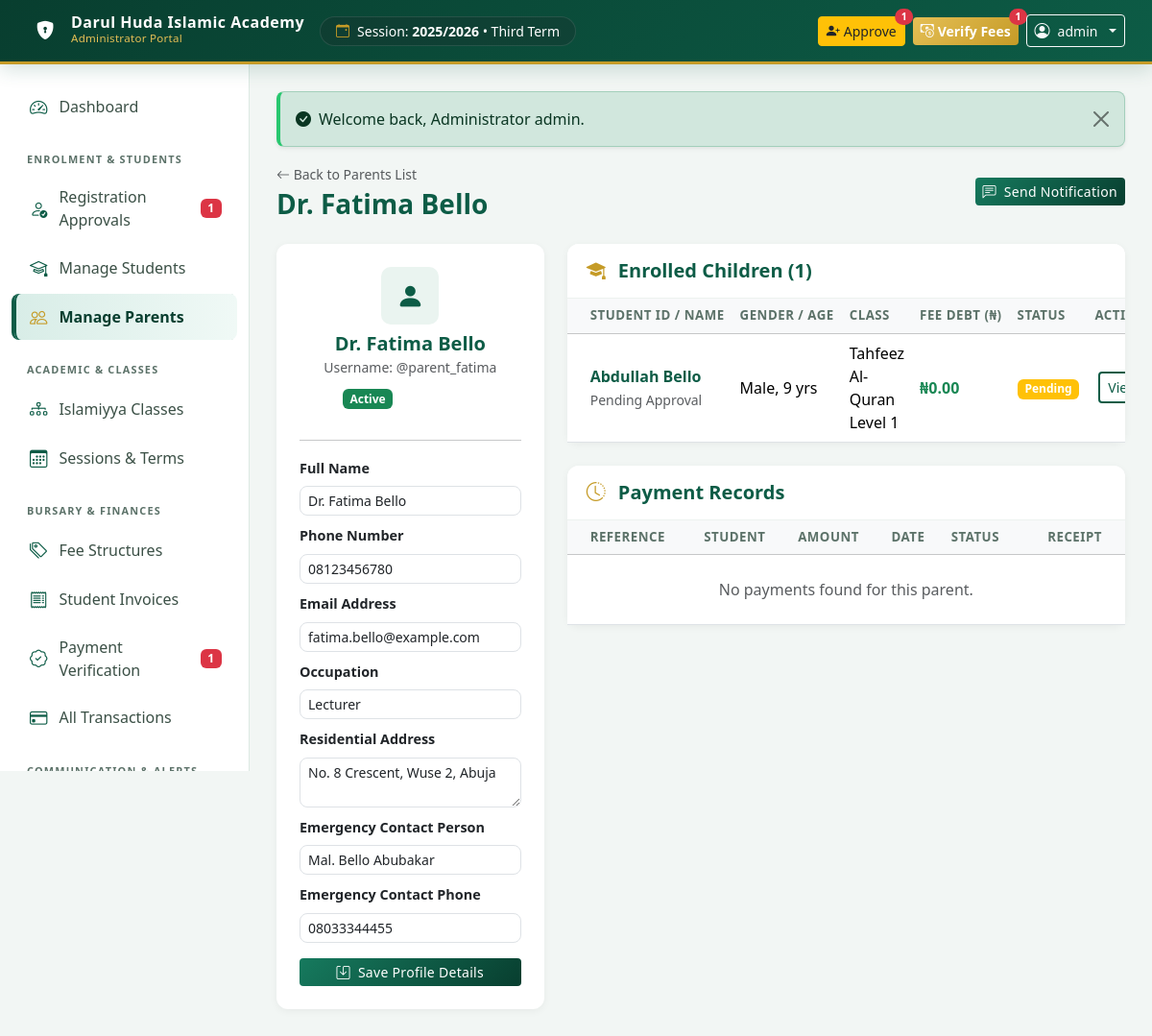
/admin/parent_view.php?id=2 (signed in), run on the app's committed database.
### tables this page shows
CREATE TABLE `academic_terms` (
  `id` INT AUTO_INCREMENT PRIMARY KEY,
  `session_id` INT NOT NULL,
  `term_name` VARCHAR(50) NOT NULL,  
  `start_date` DATE NULL,
  `end_date` DATE NULL,
  `is_current` TINYINT(1) NOT NULL DEFAULT 0,
  `created_at` TIMESTAMP DEFAULT CURRENT_TIMESTAMP,
  CONSTRAINT `fk_term_session` FOREIGN KEY (`session_id`) REFERENCES `academic_sessions` (`id`) ON DELETE CASCADE
);

CREATE TABLE `academic_sessions` (
  `id` INT AUTO_INCREMENT PRIMARY KEY,
  `session_name` VARCHAR(50) NOT NULL UNIQUE,  
  `is_current` TINYINT(1) NOT NULL DEFAULT 0,
  `created_at` TIMESTAMP DEFAULT CURRENT_TIMESTAMP
);

CREATE TABLE `parents` (
  `id` INT AUTO_INCREMENT PRIMARY KEY,
  `user_id` INT NOT NULL UNIQUE,
  `full_name` VARCHAR(150) NOT NULL,
  `residential_address` TEXT NOT NULL,
  `emergency_contact_name` VARCHAR(150) NULL,
  `emergency_contact_phone` VARCHAR(25) NULL,
  `occupation` VARCHAR(100) NULL,
  `created_at` TIMESTAMP DEFAULT CURRENT_TIMESTAMP,
  `updated_at` TIMESTAMP DEFAULT CURRENT_TIMESTAMP ON UPDATE CURRENT_TIMESTAMP,
  CONSTRAINT `fk_parents_user` FOREIGN KEY (`user_id`) REFERENCES `users` (`id`) ON DELETE CASCADE
);

CREATE TABLE `users` (
  `id` INT AUTO_INCREMENT PRIMARY KEY,
  `username` VARCHAR(80) NOT NULL UNIQUE,
  `email` VARCHAR(120) NULL UNIQUE,
  `phone` VARCHAR(25) NOT NULL UNIQUE,
  `password_hash` VARCHAR(255) NOT NULL,
  `role` ENUM('admin', 'parent') NOT NULL DEFAULT 'parent',
  `status` ENUM('active', 'suspended', 'deactivated') NOT NULL DEFAULT 'active',
  `last_login` DATETIME NULL,
  `created_at` TIMESTAMP DEFAULT CURRENT_TIMESTAMP,
  `updated_at` TIMESTAMP DEFAULT CURRENT_TIMESTAMP ON UPDATE CURRENT_TIMESTAMP
);

CREATE TABLE `students` (
  `id` INT AUTO_INCREMENT PRIMARY KEY,
  `student_id_number` VARCHAR(50) NULL UNIQUE,  
  `parent_id` INT NOT NULL,
  `first_name` VARCHAR(60) NOT NULL,
  `last_name` VARCHAR(60) NOT NULL,
  `other_name` VARCHAR(60) NULL,
  `date_of_birth` DATE NOT NULL,
  `gender` ENUM('Male', 'Female') NOT NULL,
  `requested_class_id` INT NULL,
  `current_class_id` INT NULL,
  `previous_islamiyya_education` TEXT NULL,
  `registration_status` ENUM('pending', 'approved', 'rejected') NOT NULL DEFAULT 'pending',
  `rejection_reason` TEXT NULL,
  `enrolment_status` ENUM('active', 'graduated', 'withdrawn', 'inactive') NOT NULL DEFAULT 'active',
  `admission_date` DATE NULL,
  `medical_info` TEXT NULL,
  `created_at` TIMESTAMP DEFAULT CURRENT_TIMESTAMP,
  `updated_at` TIMESTAMP DEFAULT CURRENT_TIMESTAMP ON UPDATE CURRENT_TIMESTAMP,
  CONSTRAINT `fk_students_parent` FOREIGN KEY (`parent_id`) REFERENCES `parents` (`id`) ON DELETE CASCADE,
  CONSTRAINT `fk_students_req_class` FOREIGN KEY (`requested_class_id`) REFERENCES `classes` (`id`) ON DELETE SET NULL,
  CONSTRAINT `fk_students_cur_class` FOREIGN KEY (`current_class_id`) REFERENCES `classes` (`id`) ON DELETE SET NULL
);

CREATE TABLE `classes` (
  `id` INT AUTO_INCREMENT PRIMARY KEY,
  `class_name` VARCHAR(100) NOT NULL,
  `level_category` VARCHAR(50) NOT NULL,  
  `description` VARCHAR(255) NULL,
  `display_order` INT NOT NULL DEFAULT 1,
  `status` ENUM('active', 'inactive') NOT NULL DEFAULT 'active',
  `created_at` TIMESTAMP DEFAULT CURRENT_TIMESTAMP
);

### admin/parent_view.php (the view, shortened to what the rows shown need)
<?php
require_once __DIR__ . '/../includes/admin_header.php';
$pdo = get_db_connection();
$parent_id = (int)($_GET['id'] ?? 0);
$stmt = $pdo->prepare("
    SELECT p.*, u.username, u.email, u.phone, u.status, u.last_login, u.created_at as user_created_at
    FROM parents p
    JOIN users u ON p.user_id = u.id
    WHERE p.id = ?
");
$stmt->execute([$parent_id]);
$parent_info = $stmt->fetch();
$stmt_ch = $pdo->prepare("
    SELECT s.*, c.class_name as current_class_name, rc.class_name as requested_class_name,
           COALESCE(SUM(inv.balance), 0) as fee_balance
    FROM students s
    LEFT JOIN classes c ON s.current_class_id = c.id
    LEFT JOIN classes rc ON s.requested_class_id = rc.id
    LEFT JOIN student_invoices inv ON s.id = inv.student_id
    WHERE s.parent_id = ?
    GROUP BY s.id
    ORDER BY s.id DESC
");
$stmt_ch->execute([$parent_id]);
$children = $stmt_ch->fetchAll();
?>
<div class="d-flex flex-wrap justify-content-between align-items-center mb-4">
    <div>
        <a href="<?= BASE_URL ?>/admin/parents.php" class="text-decoration-none small text-muted mb-1 d-inline-block">
            <i class="bi bi-arrow-left"></i> Back to Parents List
        </a>
        <h3 class="fw-bold text-islamic mb-0">
            <?= e($parent_info['full_name']) ?>
        </h3>
    </div>
</div>
<div class="row g-4">
    <div class="col-lg-4">
        <div class="card card-modern p-4 mb-4">
            <div class="text-center mb-3">
                <div class="stat-icon bg-islamic-soft text-islamic mx-auto mb-2" style="width: 60px; height: 60px; font-size: 1.8rem;">
                    <i class="bi bi-person-fill"></i>
                </div>
                <h5 class="fw-bold text-islamic mb-0"><?= e($parent_info['full_name']) ?></h5>
                <small class="text-muted">Username: @<?= e($parent_info['username']) ?></small>
                <div class="mt-2">
                    <span class="badge bg-<?= $parent_info['status'] === 'active' ? 'success' : 'warning' ?>">
                        <?= ucfirst($parent_info['status']) ?>
                    </span>
                    <span class="badge bg-gold"><?= count($children) ?> Child(ren)</span>
                </div>
            </div>
            <form method="POST" action="">
                <div class="mb-2">
                    <label class="form-label small fw-semibold">Full Name</label>
                    <input type="text" name="full_name" class="form-control form-control-sm" value="<?= e($parent_info['full_name']) ?>" required>
                </div>
                <div class="mb-2">
                    <label class="form-label small fw-semibold">Phone Number</label>
                    <input type="tel" name="phone" class="form-control form-control-sm" value="<?= e($parent_info['phone']) ?>" required>
                </div>
                <div class="mb-2">
                    <label class="form-label small fw-semibold">Email Address</label>
                    <input type="email" name="email" class="form-control form-control-sm" value="<?= e($parent_info['email']) ?>">
                </div>
                <div class="mb-2">
                    <label class="form-label small fw-semibold">Occupation</label>
                    <input type="text" name="occupation" class="form-control form-control-sm" value="<?= e($parent_info['occupation']) ?>">
                </div>
                <div class="mb-2">
                    <label class="form-label small fw-semibold">Residential Address</label>
                    <textarea name="residential_address" class="form-control form-control-sm" rows="2" required><?= e($parent_info['residential_address']) ?></textarea>
                </div>
                <div class="mb-2">
                    <label class="form-label small fw-semibold">Emergency Contact Person</label>
                    <input type="text" name="emergency_contact_name" class="form-control form-control-sm" value="<?= e($parent_info['emergency_contact_name']) ?>">
                </div>
                <div class="mb-3">
                    <label class="form-label small fw-semibold">Emergency Contact Phone</label>
                    <input type="tel" name="emergency_contact_phone" class="form-control form-control-sm" value="<?= e($parent_info['emergency_contact_phone']) ?>">
                </div>
            </form>
        </div>
    </div>
    <div class="col-lg-8">
        <div class="card card-modern mb-4">
            <div class="card-body p-0">
                <div class="table-responsive">
                    <table class="table table-hover align-middle mb-0">
                        <thead class="table-light">
                            <tr>
                                <th class="ps-4">Student ID / Name</th>
                                <th>Gender / Age</th>
                                <th>Class</th>
                                <th>Fee Debt (₦)</th>
                                <th>Status</th>
                                <th class="text-end pe-4">Action</th>
                            </tr>
                        </thead>
                        <tbody>
                            <?php if (empty($children)): ?>
                                <tr>
                                    <td colspan="6" class="text-center py-4 text-muted">No children registered under this parent yet.</td>
                                </tr>
                            <?php else: ?>
                                <?php foreach ($children as $ch): ?>
                                    <?php $age = date_diff(date_create($ch['date_of_birth']), date_create('today'))->y; ?>
                                    <tr>
                                        <td class="ps-4">
                                            <div class="fw-bold text-islamic"><?= e($ch['first_name'] . ' ' . $ch['last_name']) ?></div>
                                            <small class="text-muted"><?= e($ch['student_id_number'] ?? 'Pending Approval') ?></small>
                                        </td>
                                        <td><?= e($ch['gender']) ?>, <?= $age ?> yrs</td>
                                        <td><?= e($ch['current_class_name'] ?? $ch['requested_class_name']) ?></td>
                                        <td class="fw-bold <?= $ch['fee_balance'] > 0 ? 'text-danger' : 'text-success' ?>">
                                            <?= format_currency($ch['fee_balance']) ?>
                                        </td>
                                        <td>
                                            <span class="badge bg-<?= $ch['registration_status'] === 'approved' ? 'success' : 'warning' ?>">
                                                <?= ucfirst($ch['registration_status']) ?>
                                            </span>
                                        </td>
                                        <td class="text-end pe-4">
                                            <a href="<?= BASE_URL ?>/admin/student_view.php?id=<?= $ch['id'] ?>" class="btn btn-sm btn-outline-islamic">
                                                View
                                            </a>
                                        </td>
                                    </tr>
                                <?php endforeach; ?>
                            <?php endif; ?>
                        </tbody>
                    </table>
                </div>
            </div>
        </div>
        <div class="card card-modern">
            <div class="card-body p-0">
                <div class="table-responsive">
                    <table class="table table-hover align-middle mb-0">
                        <thead class="table-light">
                            <tr>
                                <th class="ps-4">Reference</th>
                                <th>Student</th>
                                <th>Amount</th>
                                <th>Date</th>
                                <th>Status</th>
                                <th class="text-end pe-4">Receipt</th>
                            </tr>
                        </thead>
                    </table>
                </div>
            </div>
        </div>
    </div>
</div>
<?php require_once __DIR__ . '/../includes/admin_footer.php'; ?>

### includes/admin_header.php (shortened to what the rows shown need)
<?php
$school_name = get_setting('school_name', 'Darul Huda Islamic Academy');
$cur_info = get_current_session_term();
?>
<!DOCTYPE html>
<html lang="en">
<head>
    <link href="https://cdn.jsdelivr.net/npm/bootstrap@5.3.3/dist/css/bootstrap.min.css" rel="stylesheet">
    <link rel="stylesheet" href="https://cdn.jsdelivr.net/npm/bootstrap-icons@1.11.3/font/bootstrap-icons.min.css">
    <link rel="stylesheet" href="<?= BASE_URL ?>/assets/css/style.css">
</head>
<body>
<nav class="navbar navbar-expand-lg navbar-dark navbar-islamic sticky-top py-2 px-3">
    <div class="container-fluid">
        <div class="d-none d-md-flex align-items-center bg-dark bg-opacity-25 px-3 py-1 rounded-pill text-white small border border-light border-opacity-10">
            <i class="bi bi-calendar-event text-gold me-2"></i>
            <span>Session: <strong><?= e($cur_info['session_name']) ?></strong> &bull; <?= e($cur_info['term_name']) ?></span>
        </div>
    </div>
</nav>
<div class="app-container">
    <main class="main-content">
        <div class="container-fluid p-0">

### data on the page
academic_terms: session.session_name "2025/2026", term_name "Third Term"
parents: full_name "Dr. Fatima Bello", user.username "parent_fatima", user.status "Active", phone "08123456780", email "fatima.bello@example.com", occupation "Lecturer", residential_address "No. 8 Crescent, Wuse 2, Abuja", emergency_contact_name "Mal. Bello Abubakar", emergency_contact_phone "08033344455"
students: first_name+last_name "Abdullah Bello", student_id_number "Pending Approval", gender "Male", date_of_birth "9", requested_class.class_name "Tahfeez Al-Quran Level 1", fee_balance "₦0.00", registration_status "Pending"

### other printed values
$school_name "Darul Huda Islamic Academy"
$pending_registrations "1"
$pending_payments "1"
$_SESSION['username'] "admin"
$flash['message'] "Welcome back, Administrator admin."
count($children) "1"
